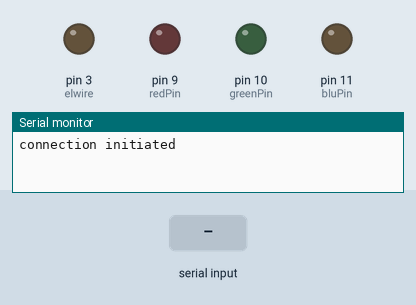
This sketch was run on a simulated Arduino Uno, built with avr-gcc and run on an emulated ATmega328P. Parts: output pins drawn as LEDs (lit = HIGH), the last lines printed to the serial monitor. The inputs (shaded band) are chosen by the test bench.

Above: at 1.2 s.
1.3 s: "<eli>" received over the second serial link
At 1.7 s:
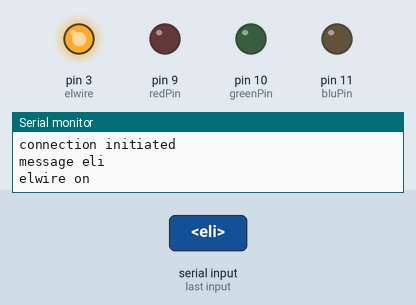
2.8 s: "<90,45,200>" received over the second serial link
At 4.0 s:
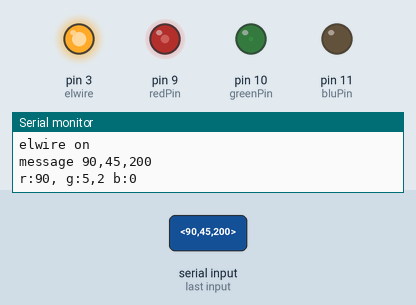
4.3 s: "<fdi>" received over the second serial link
At 6.66 s:
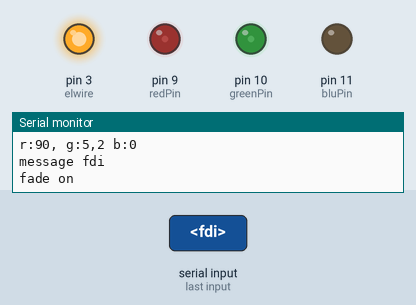
7.3 s: "<elo>" received over the second serial link
At 7.46 s:
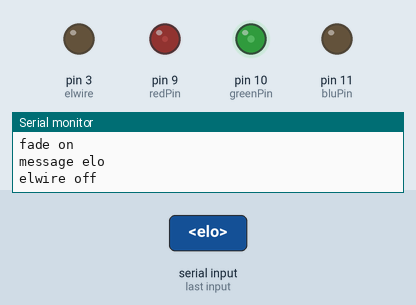
10.3 s: "<90,45>" received over the second serial link
13.3 s: "<1,90>" received over the second serial link
At 13.6 s:
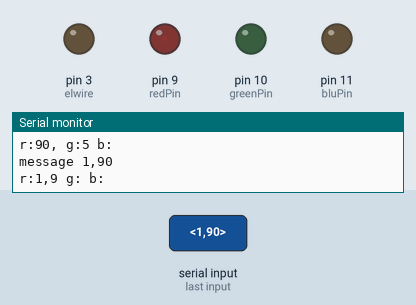
Timing chart, 0 to 15.8 s (numbered marks = the images above; inputs shaded):
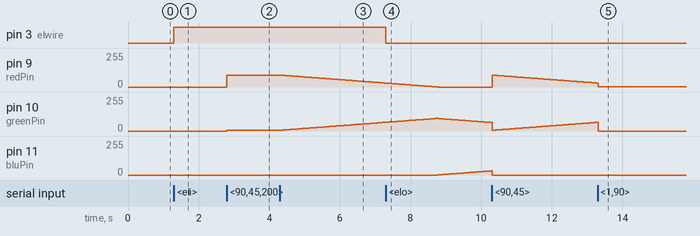

Measured:
- after the input at 1.3 s, pin 3 (elwire): LOW → HIGH at once
- after the input at 2.8 s, pin 9 (redPin): 0/255 → 90/255 at once; pin 10 (greenPin): 0/255 → 5/255 at once
- after the input at 4.3 s, pin 9 (redPin): moves from 90/255 to 30/255 over 3.0 s, starting at once; pin 10 (greenPin): moves from 5/255 to 65/255 over 3.0 s, starting at once
- after the input at 7.3 s, pin 3 (elwire): HIGH → LOW at once
- after the input at 13.3 s, pin 11 (bluPin): stops changing and stays 0/255

The sketch:

bluetooth_ledstrip.ino
```cpp
#include <SoftwareSerial.h>

int redPin = 9;
int bluPin = 11;
int greenPin = 10;
int elwire = 3;
String msg = "";
char data;
int redValue;
int bluValue;
int greenValue;
boolean isFading = false;
SoftwareSerial mySerial(5, 6); // RX, TX

void setup() {

  mySerial.begin(9600);
  Serial.begin(57600);
  pinMode(redPin, OUTPUT);
  pinMode(bluPin, OUTPUT);
  pinMode(greenPin, OUTPUT);
  Serial.println("connection initiated");
}

void loop() {
  while (mySerial.available() > 0){
    data = mySerial.read();
    if (data == '+'){
      break;
    } else if ( data == '>' ){
      Serial.println("message "+msg);
        if (msg.length() > 3 ){
        redValue = msg.substring(0,3).toInt();
        greenValue = msg.substring(4,7).toInt();
        bluValue = msg.substring(8).toInt();
        Serial.println("r:"+msg.substring(0,3)+" g:"+msg.substring(4,7)+" b:"+msg.substring(8));
        analogWrite(redPin, redValue);
        analogWrite(bluPin, bluValue);
        analogWrite(greenPin, greenValue);
        } else {
          if (msg == "fdi") {
            Serial.println("fade on");
            isFading = true;
          } else if (msg == "fdo"){
            Serial.println("fade off");
            isFading = false;
          } else if (msg=="eli"){
            analogWrite(elwire, 255);
            Serial.println("elwire on");
          } else if (msg=="elo"){
            analogWrite(elwire, 0);
            Serial.println("elwire off");
          }
        }
      break;
    } else if ( data == '<' ) {
      msg = "";
    } else {
      msg += data;
    }
  }

  if (isFading){
    fade();
    delay(50);
  }
}

void fade(){
  if (redValue > 0 && bluValue == 0) {
      redValue--;
      greenValue++;
  }
  if (greenValue > 0 && redValue == 0) {
      greenValue--;
      bluValue++;
  }
  if (bluValue > 0 && greenValue == 0) {
      redValue++;
      bluValue--;
  }
  analogWrite(redPin, redValue);
  analogWrite(bluPin, bluValue);
  analogWrite(greenPin, greenValue);
}
```
